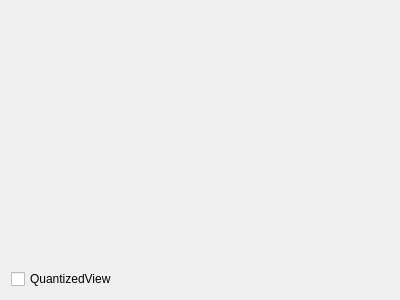
<?xml version="1.0" encoding="UTF-8"?>
<ui version="4.0">
 <class>rectwindow</class>
 <widget class="QWidget" name="rectwindow">
  <property name="geometry">
   <rect>
    <x>0</x>
    <y>0</y>
    <width>400</width>
    <height>300</height>
   </rect>
  </property>
  <property name="windowTitle">
   <string>RectView</string>
  </property>
  <layout class="QVBoxLayout" name="verticalLayout">
   <item>
    <widget class="dg::RectView" name="rectview" native="true"/>
   </item>
   <item>
    <widget class="QCheckBox" name="quantizedView">
     <property name="text">
      <string>QuantizedView</string>
     </property>
    </widget>
   </item>
  </layout>
 </widget>
 <customwidgets>
  <customwidget>
   <class>dg::RectView</class>
   <extends>QWidget</extends>
   <header>src/rectview.hpp</header>
   <container>1</container>
  </customwidget>
 </customwidgets>
 <resources/>
 <connections/>
</ui>
